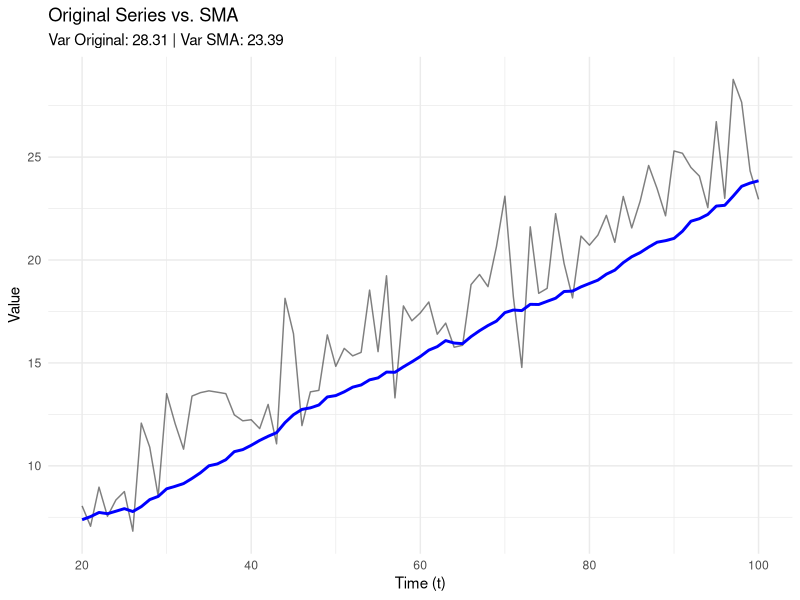

The R source for this figure:
# ==========================================
# R 實作：簡單移動平均與變異數驗證 (SMA Implementation & Variance Reduction)
# 課程：W04_時間序列與預測的統計基礎
# ==========================================

# 0. 環境清理：確保每次執行都是乾淨的
rm(list = ls())

# ==========================================
# Part 1：計算 SMA
# ==========================================
# 建立模擬資料
set.seed(123)
t <- 1:100
y <- 5 + 0.2 * t + rnorm(100, sd = 2)

# 設定移動平均跨度 (Span)
N <- 20

# 計算簡單移動平均 (使用 filter 函數)
# sides = 1 代表只使用過去資料 (SMA/Trailing)
y_sma <- stats::filter(y, rep(1/N, N), sides = 1)

# 合併資料
df <- data.frame(t, y, y_sma)

# ==========================================
# Part 2：變異數比較 (Variance Reduction)
# ==========================================
# 移除 NA (因為前 N-1 筆資料無法計算 SMA 會產生 NA)
df_clean <- na.omit(df)

# 計算原始資料與平滑後資料的變異數
var_original <- var(df_clean$y)
var_sma <- var(df_clean$y_sma)

cat("原始資料變異數:", var_original, "\n")
cat("SMA 後變異數:", var_sma, "\n")
cat(sprintf("理論平滑後變異數約為: %.2f (原始變異數/N)\n", var_original / N))

# ==========================================
# Part 3：視覺化比較
# ==========================================
# 如果沒有安裝 ggplot2，請拔掉註解安裝： # install.packages("ggplot2")
library(ggplot2)

ggplot(df_clean, aes(x = t)) +
  geom_line(aes(y = y), alpha = 0.5) + # 原始資料(半透明)
  geom_line(aes(y = y_sma), color = "blue", linewidth = 1) + # SMA 平滑線(藍色)
  labs(title = "Original Series vs. SMA",
       subtitle = paste("Var Original:", round(var_original, 2),
                        "| Var SMA:", round(var_sma, 2)),
       x = "Time (t)",
       y = "Value") +
  theme_minimal()

# 儲存圖表以供檢視
ggsave("sma_implementation_N20.png", width = 8, height = 5, bg = "white")
